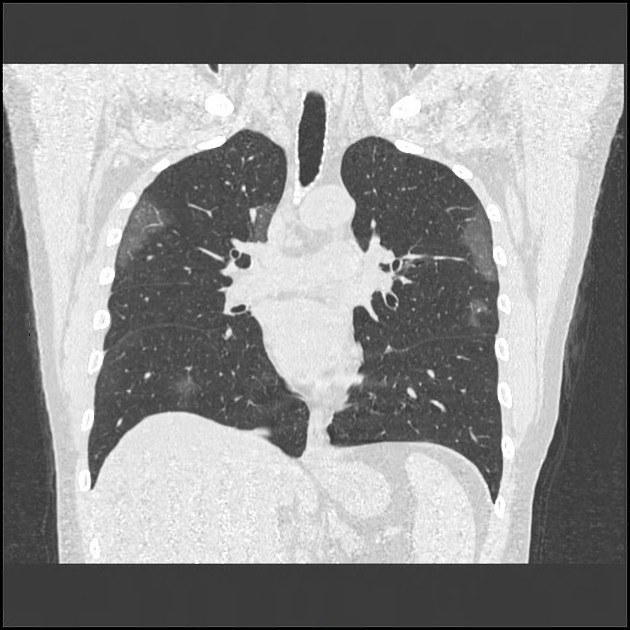
%> input picture Patient001.jpg, 630 x 630 px
$ octave --eval "result = histfilt(imread('Patient001.jpg'));"   (GNU Octave 9; MATLAB toolbox functions it lacks are replaced by stand-ins)
%> lines starting %> are read from the running program, lines starting %| are printed output that depends on the picture; in (x1, y1, x2, y2) boxes, pixels count from 0 and x2, y2 are one past the last pixel; in counts of white or black regions, pixels touching at a corner belong together; the program's own positions count from 1
function[mask] = histfilt(I)

lunghisteq = histeq(I);
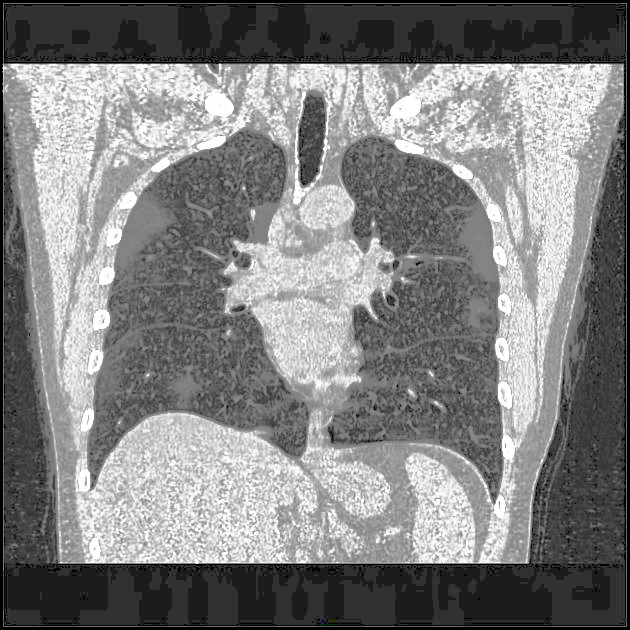
%> lunghisteq: size 630x630x3 uint8; mean R, G, B 128.4, 128.4, 128.4
% imshow(lunghisteq)

threshold = graythresh(lunghisteq);
%> threshold = 0.516
IBinary = imbinarize(lunghisteq, threshold);
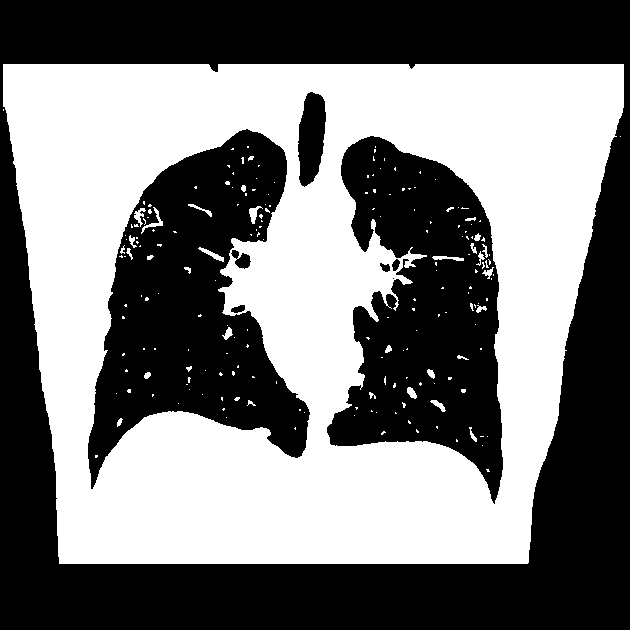
%> IBinary: size 630x630x3 logical; 47.7% white; 199 white regions (166 under 20 px), largest, box (x1, y1, x2, y2) and area: (3, 64, 624, 564) 186717, (141, 207, 163, 234) 123, (198, 247, 224, 262) 115

mask = uint8(IBinary);
end

$ run again, on Patient002.jpg
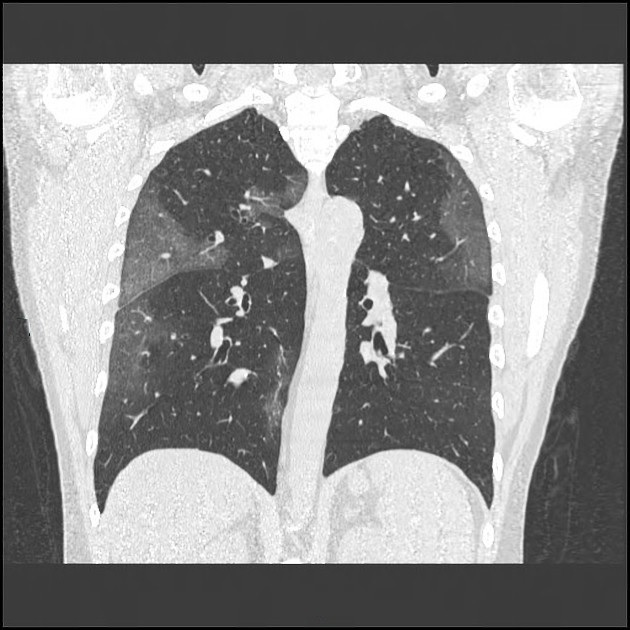
%> input picture Patient002.jpg, 630 x 630 px
%> in histfilt, `lunghisteq = histeq(I);`:
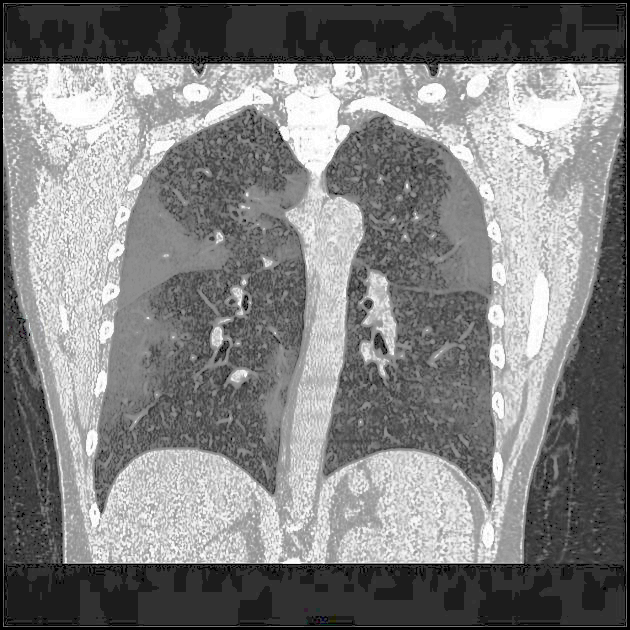
%> lunghisteq: size 630x630x3 uint8; mean R, G, B 128.4, 128.4, 128.4
%> threshold = 0.516
%> in histfilt, `IBinary = imbinarize(lunghisteq, threshold);`:
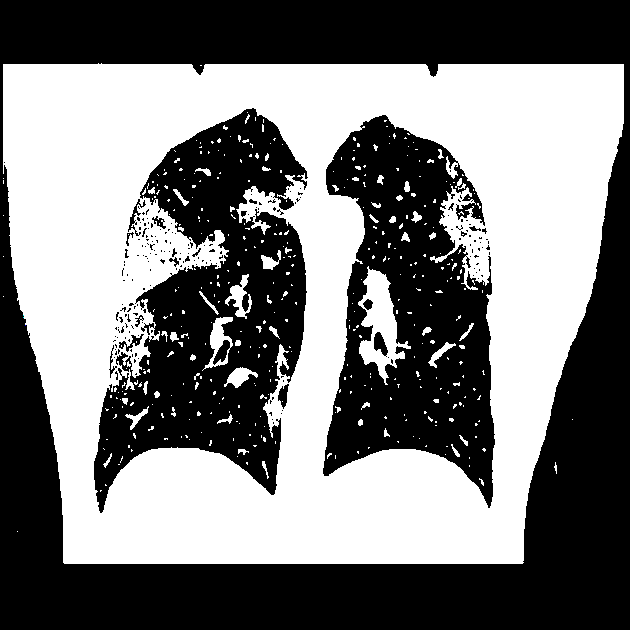
%> IBinary: size 630x630x3 logical; mean R, G, B 0.477, 0.477, 0.477

$ run again, on Patient003.jpg
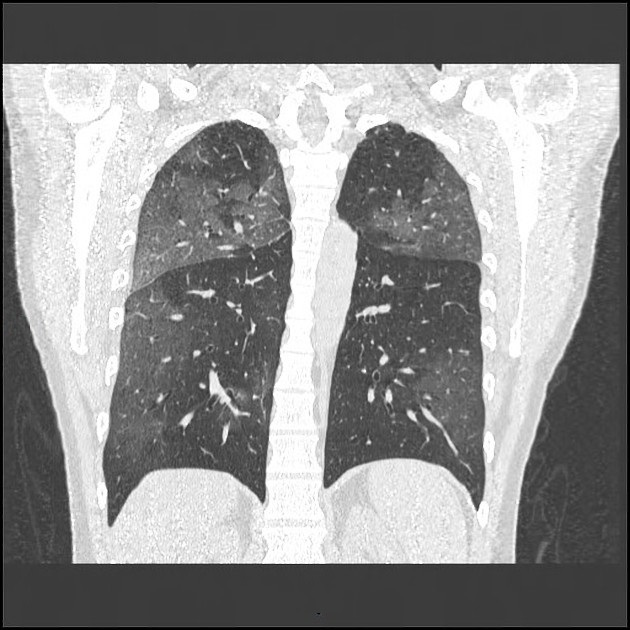
%> input picture Patient003.jpg, 630 x 630 px
%> in histfilt, `lunghisteq = histeq(I);`:
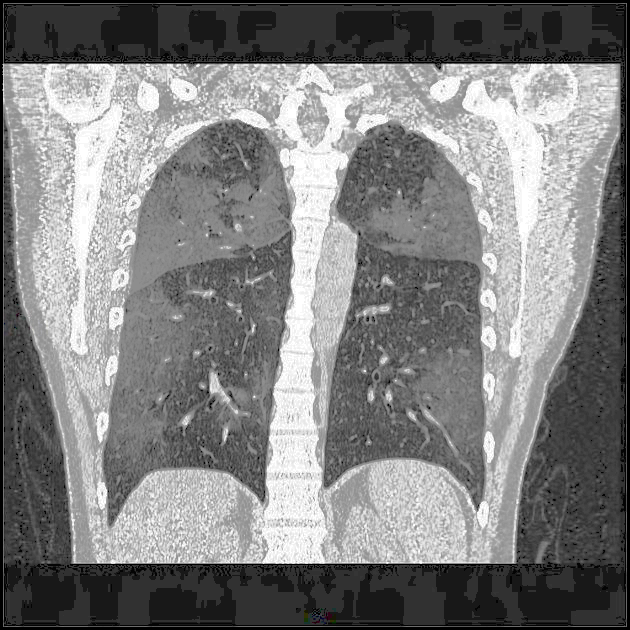
%> lunghisteq: size 630x630x3 uint8; mean R, G, B 128.1, 128.1, 128.1
%> threshold = 0.498
%> in histfilt, `IBinary = imbinarize(lunghisteq, threshold);`:
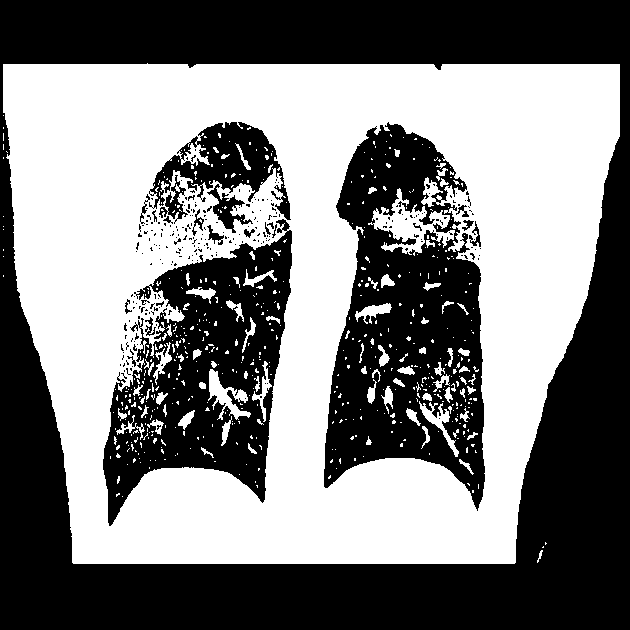
%> IBinary: size 630x630x3 logical; 49.5% white; 577 white regions (492 under 20 px), largest, box (x1, y1, x2, y2) and area: (3, 63, 620, 564) 185097, (368, 188, 455, 256) 2123, (208, 369, 251, 420) 828

$ run again, on Patient004.jpg
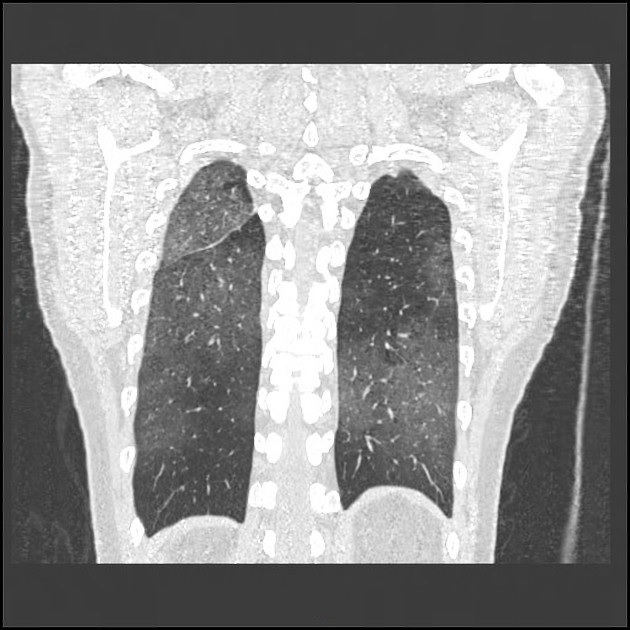
%> input picture Patient004.jpg, 630 x 630 px
%> in histfilt, `lunghisteq = histeq(I);`:
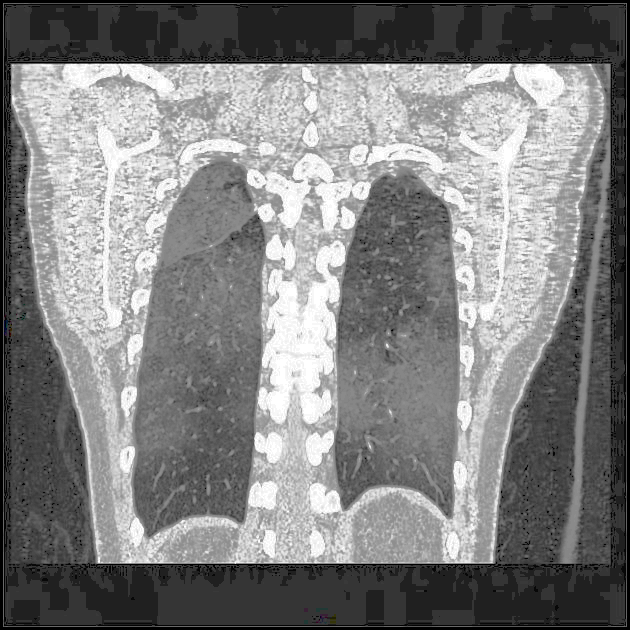
%> lunghisteq: size 630x630x3 uint8; mean R, G, B 128.5, 128.5, 128.5
%> threshold = 0.516
%> in histfilt, `IBinary = imbinarize(lunghisteq, threshold);`:
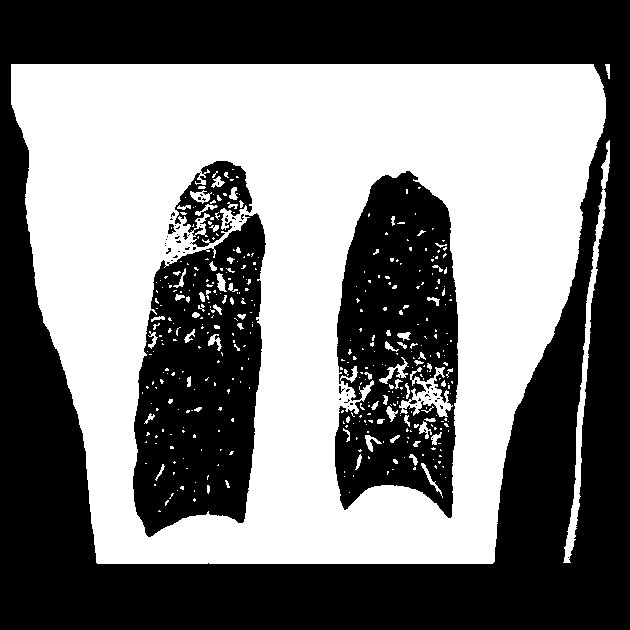
%> IBinary: size 630x630x3 logical; 47.8% white; 401 white regions (323 under 20 px), largest, box (x1, y1, x2, y2) and area: (11, 64, 606, 564) 181025, (563, 140, 610, 563) 2398, (399, 367, 453, 417) 1000
